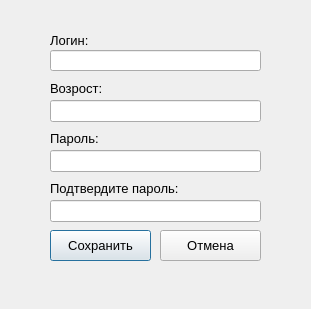
<?xml version="1.0" encoding="UTF-8"?>
<ui version="4.0">
 <class>CreateUserDialog</class>
 <widget class="QDialog" name="CreateUserDialog">
  <property name="geometry">
   <rect>
    <x>0</x>
    <y>0</y>
    <width>311</width>
    <height>309</height>
   </rect>
  </property>
  <property name="windowTitle">
   <string>Регистрация</string>
  </property>
  <widget class="QPushButton" name="btn_Save">
   <property name="geometry">
    <rect>
     <x>50</x>
     <y>230</y>
     <width>101</width>
     <height>31</height>
    </rect>
   </property>
   <property name="font">
    <font>
     <pointsize>10</pointsize>
    </font>
   </property>
   <property name="text">
    <string>Сохранить</string>
   </property>
  </widget>
  <widget class="QLineEdit" name="le_Login">
   <property name="geometry">
    <rect>
     <x>50</x>
     <y>50</y>
     <width>211</width>
     <height>21</height>
    </rect>
   </property>
  </widget>
  <widget class="QLabel" name="lbl_Login">
   <property name="geometry">
    <rect>
     <x>50</x>
     <y>30</y>
     <width>91</width>
     <height>21</height>
    </rect>
   </property>
   <property name="font">
    <font>
     <pointsize>10</pointsize>
    </font>
   </property>
   <property name="text">
    <string>Логин:</string>
   </property>
  </widget>
  <widget class="QLabel" name="lbl_Password">
   <property name="geometry">
    <rect>
     <x>50</x>
     <y>130</y>
     <width>211</width>
     <height>16</height>
    </rect>
   </property>
   <property name="font">
    <font>
     <pointsize>10</pointsize>
    </font>
   </property>
   <property name="text">
    <string>Пароль:</string>
   </property>
  </widget>
  <widget class="QLineEdit" name="le_1Password">
   <property name="geometry">
    <rect>
     <x>50</x>
     <y>150</y>
     <width>211</width>
     <height>22</height>
    </rect>
   </property>
  </widget>
  <widget class="QLabel" name="lbl_2Password">
   <property name="geometry">
    <rect>
     <x>50</x>
     <y>180</y>
     <width>211</width>
     <height>16</height>
    </rect>
   </property>
   <property name="font">
    <font>
     <pointsize>10</pointsize>
    </font>
   </property>
   <property name="text">
    <string>Подтвердите пароль:</string>
   </property>
  </widget>
  <widget class="QLineEdit" name="le_2Password">
   <property name="geometry">
    <rect>
     <x>50</x>
     <y>200</y>
     <width>211</width>
     <height>22</height>
    </rect>
   </property>
  </widget>
  <widget class="QLabel" name="lbl_Age">
   <property name="geometry">
    <rect>
     <x>50</x>
     <y>80</y>
     <width>211</width>
     <height>16</height>
    </rect>
   </property>
   <property name="font">
    <font>
     <pointsize>10</pointsize>
    </font>
   </property>
   <property name="text">
    <string>Возрост:</string>
   </property>
  </widget>
  <widget class="QLineEdit" name="le_Age">
   <property name="geometry">
    <rect>
     <x>50</x>
     <y>100</y>
     <width>211</width>
     <height>22</height>
    </rect>
   </property>
  </widget>
  <widget class="QPushButton" name="btn_Cancel">
   <property name="geometry">
    <rect>
     <x>160</x>
     <y>230</y>
     <width>101</width>
     <height>31</height>
    </rect>
   </property>
   <property name="font">
    <font>
     <pointsize>10</pointsize>
    </font>
   </property>
   <property name="text">
    <string>Отмена</string>
   </property>
  </widget>
 </widget>
 <resources/>
 <connections/>
</ui>
